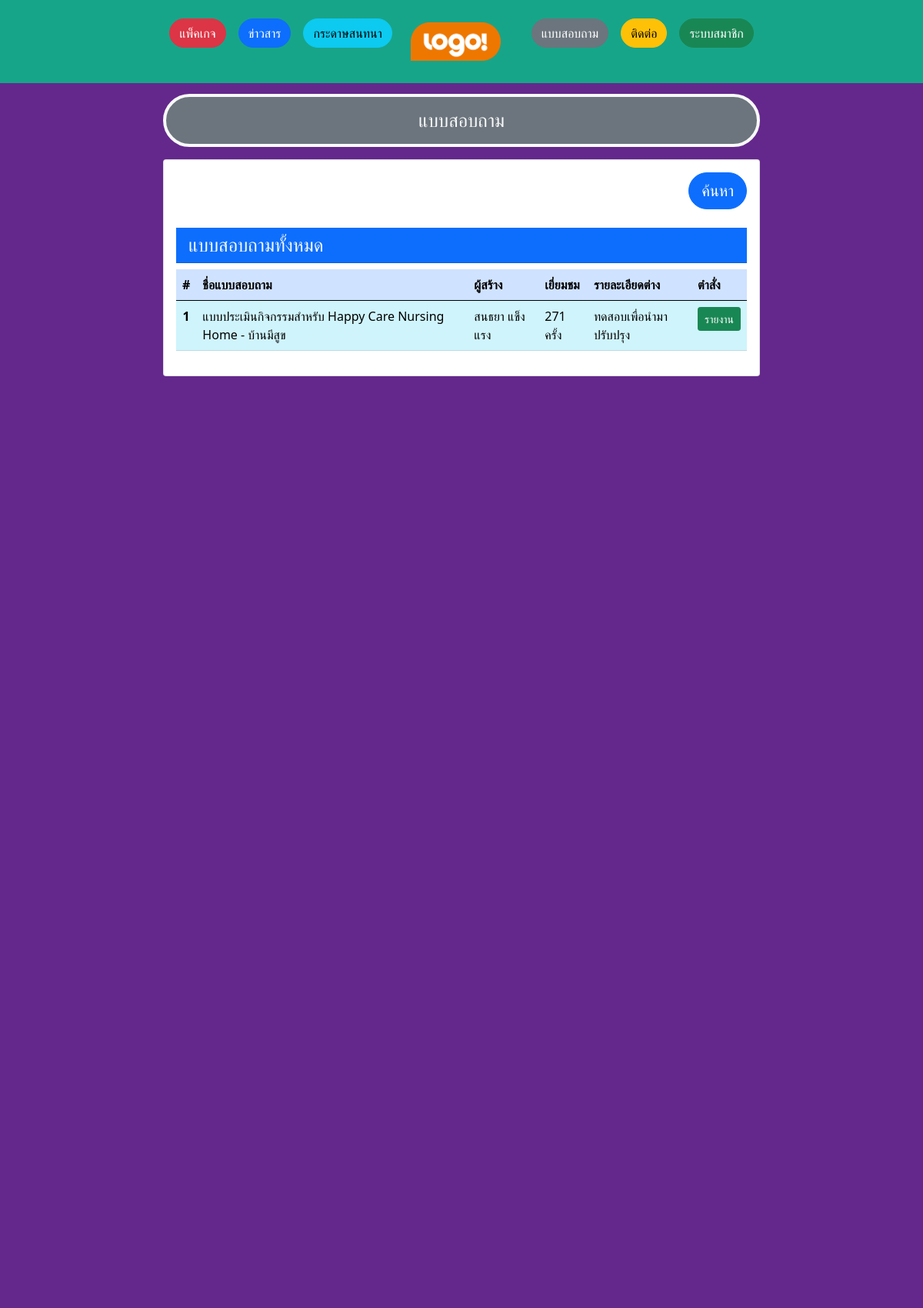
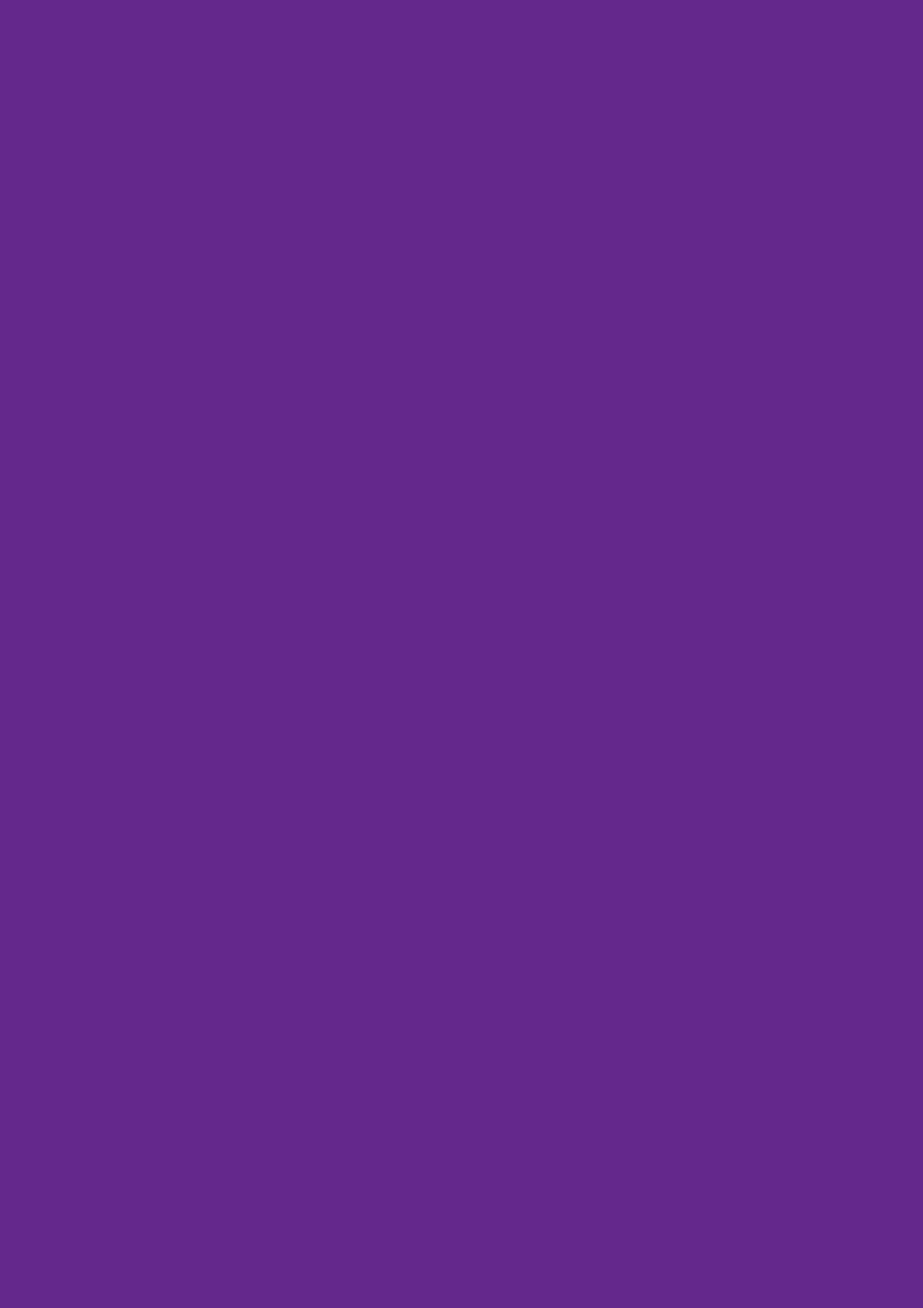
The page /show-all-report.php (upper part) on the database its author committed (2 pictures, top to bottom).
### tables this page shows
CREATE TABLE `report` (
  `id_report` int(5) NOT NULL,
  `report_topic` varchar(100) NOT NULL,
  `report_detail` text NOT NULL,
  `id_user` int(5) NOT NULL,
  `view_report` int(5) NOT NULL
);

CREATE TABLE `users` (
  `id_user` int(5) NOT NULL COMMENT 'รหัส',
  `usernames` varchar(50) NOT NULL COMMENT 'ชื่อผู้ใช้งาน',
  `passwords` varchar(50) NOT NULL COMMENT 'รหัสผ่าน',
  `fname` varchar(100) NOT NULL COMMENT 'ชื่อ',
  `lname` varchar(100) NOT NULL COMMENT 'นามสกุล',
  `tel` text NOT NULL,
  `address` text NOT NULL COMMENT 'ที่อยู่',
  `pic` varchar(100) NOT NULL DEFAULT 'pic_default.jpg' COMMENT 'รูป',
  `birthday` date NOT NULL,
  `user_level` int(1) NOT NULL DEFAULT '0' COMMENT 'ระดับผู้ใช้งาน'
);

### show-all-report.php (the view, shortened to what this page needs)
<?php
	require('dbcon.php');
?>
<!DOCTYPE html>
<html lang="en">
  <head>
       <link href="css/bootstrap.min.css" rel="stylesheet">
</head>
  <body style="height: 5000px; padding-top: 50px;background: rgb(100, 40, 140);">
  <div class="container-fluid">
		  <?php include 'nav-index-all.php'; ?>
        <div class="row my-5 justify-content-center " id="show-report">
          <div class="col-md-12 col-lg-8 col-sm-12">
            <div class="alert bg-secondary rounded-pill border-4 border-light h4 text-center text-light">แบบสอบถาม</div>
            <div class="card">
            <div class="card-body">
              <div class="form-group mb-5">
                <a href="#search-report" class="btn btn-primary btn-lg rounded-pill float-end" data-bs-toggle="modal">ค้นหา</a>
              </div>
              <br>
              <h4 class="bg-primary card-header mb-2 text-light">แบบสอบถามทั้งหมด</h4>
              <table class="table table-hover table-info">
                <thead>
                  <tr class="table-primary">
                    <th class="text-center">#</th>
                    <th>ชื่อแบบสอบถาม</th>
                    <th>ผู้สร้าง</th>
                    <th>เยี่ยมชม</th>
                    <th>รายละเอียดต่าง</th>
                    <th>ตำสั่ง</th>
                  </tr>
                </thead>
                <tbody>
                  <?php
                  if(isset($_SESSION['search_report'])){
                    $search_report=$_SESSION['search_report'];
                    $sql="SELECT * FROM report,users WHERE  report_topic LIKE '%$search_report%'  and report.id_user=users.id_user  ORDER BY report.id_report DESC";
                  }else{
                    $sql="SELECT * FROM report,users where report.id_user= users.id_user ORDER BY report.id_report DESC";
                  }
          $result=mysqli_query($conn,$sql);
          $i=1;
          while( $row = mysqli_fetch_object($result)){
                   ?>
                  <tr>
                    <th class="text-center"><?php echo $i; ?></th>
                    <td><?php echo $row->report_topic;?></td>
                    <td><?php echo $row->fname." ".$row->lname ?></td>
                    <td><?php echo $row->view_report." ครั้ง";?></td>
                    <td><?php echo $row->report_detail; ?></td>
                    <td>
                      <a href="show-report-detail.php?id_report=<?php echo $row->id_report;?>" class="btn btn-success btn-sm">รายงาน</a>
                    </td>
                  </tr>
                <?php  } ?>
                </tbody>
              </table>
            </div>
          </div>
          </div>
        </div>
  </div>
</body>
</html>

### rows shown on the page
report: report_topic "แบบประเมินกิจกรรมสำหรับ Happy Care Nursing Home - บ้านมีสูข", id_user.fname "สนธยา", id_user.lname "แข็งแรง", view_report "271", report_detail "ทดสอบเพื่อนำมาปรับปรุง"
